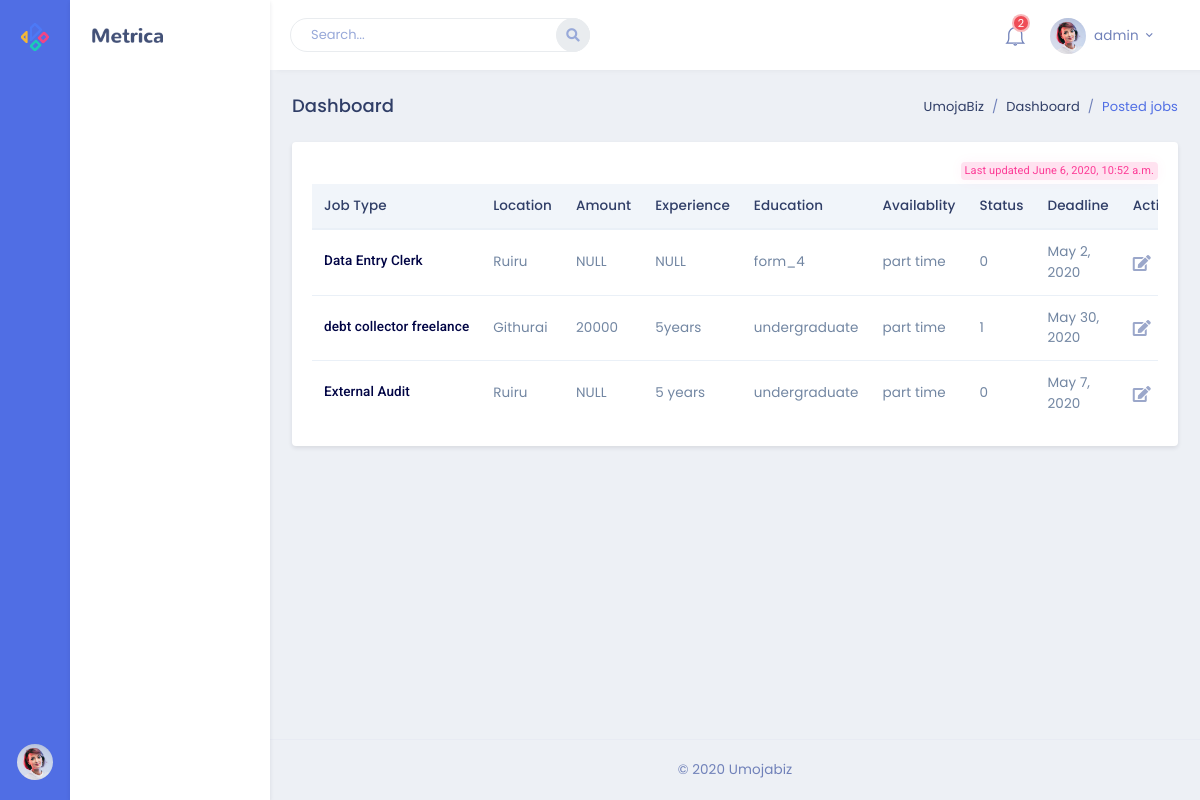
Screenshot of /jobs/posted/ (signed in) with the database file from the repository.
### core/models.py (models this page shows, shortened)
class AvailableJob(models.Model):
  user_id = models.IntegerField()
  job_id = models.IntegerField()
  title = models.TextField()
  description = models.TextField()
  salary = models.CharField(max_length=50, null=True, blank=True)
  experience = models.CharField(max_length=10,null=True, blank=True)
  status = models.IntegerField()
  location = models.CharField(max_length=100)
  education = models.CharField(max_length=100)
  availability = models.CharField(max_length=100)
  deadline = models.DateField()
  created_at = models.DateTimeField(auto_now_add=True)
  updated_at = models.DateTimeField(auto_now=True)

### jobs/views.py (the view)
# urls.py: path('posted/', posted_job_view, name='job-posted'),
@login_required(login_url='core:login')
def posted_job_view(request):
  posted_jobs = AvailableJob.objects.all()
  context = {
    'object_list': posted_jobs,
    'posted': 'Posted jobs',
    'updated_at': datetime.now()
  }
  return render(request, 'jobs/posted-jobs.html', context)

### templates/jobs/posted-jobs.html (shortened to what this page needs)
{% extends '../base.html' %}
{% load static %}
{% block content %}
{% include 'breadcrumps.html' with current=posted %}
<div class="row">
  <div class="col-lg-12">
    <div class="card">
      <div class="card-body">
        <p class="badge badge-soft-pink font-11 p-1 mb-1 float-lg-right float-md-none">Last updated {{updated_at}}</p>
        <div class="table-responsive browser_users">
          <table class="table mb-0">
            <thead class="thead-light">
              <tr>
                <th class="border-top-0">Job Type</th>
                <th class="border-top-0">Location</th>
                <th class="border-top-0">Amount</th>
                <th class="border-top-0">Experience</th>
                <th class="border-top-0">Education</th>
                <th class="border-top-0">Availablity </th>
                <th class="border-top-0">Status</th>
                <th class="border-top-0">Deadline</th>
                <th class="border-top-0">Action</th>
              </tr>
            </thead>
            <tbody>
              {% for job_post in object_list %}
              <tr>
                <td>
                  <div class="media">
                    <div class="media-body align-self-center text-truncate">
                      <h6 class="mt-0 mb-1 text-dark">{{job_post.title}}</h6>
                    </div>
                  </div>
                </td>
                <td>{{job_post.location}}</td>
                <td>{{job_post.salary}}</td>
                <td>{{job_post.experience}}</td>
                <td>{{job_post.education}}</td>
                <td>{{job_post.availability}}</td>
                <td>{{job_post.status}}</td>
                <td>{{job_post.deadline}}</td>
                <td>
                  <a href="" class="mr-2"><i class="fas fa-edit text-info font-16"></i></a> <a href=""></a>
                </td>
              </tr>
              {% endfor %}
            </tbody>
          </table>
        </div>
      </div>
    </div>
  </div>
</div>
{% endblock %}

### templates/navbar.html (shortened to what this page needs)
{% load static %}
<div class="topbar">
  <nav class="navbar-custom">
    <ul class="list-unstyled topbar-nav float-right mb-0">
      <li class="dropdown notification-list"><a class="nav-link dropdown-toggle arrow-none waves-light waves-effect" data-toggle="dropdown" href="#" role="button" aria-haspopup="false" aria-expanded="false"><i class="ti-bell noti-icon"></i> <span class="badge badge-danger badge-pill noti-icon-badge">2</span></a>
      </li>
      <li class="dropdown">
        <a class="nav-link dropdown-toggle waves-effect waves-light nav-user" data-toggle="dropdown" href="#" role="button" aria-haspopup="false" aria-expanded="false"><img src="{% static 'images/users/user-4.jpg' %}" alt="profile-user" class="rounded-circle"> <span class="ml-1 nav-user-name hidden-sm">{{request.user}} <i class="mdi mdi-chevron-down"></i></span>
        </a>
      </li>
    </ul>
    <ul class="list-unstyled topbar-nav mb-0">
      <li class="hide-phone app-search">
        <form role="search" class="">
          <input type="text" placeholder="Search..." class="form-control">
          <a href="#"><i class="fas fa-search"></i>
          </a>
        </form>
      </li>
    </ul>
  </nav>
</div>

### rows the page displays
AvailableJob: title "Data Entry Clerk", location "Ruiru", salary "NULL", experience "NULL", education "form_4", availability "part time", status "0", deadline "May 2, 2020"
AvailableJob: title "debt collector freelance", location "Githurai", salary "20000", experience "5years", education "undergraduate", availability "part time", status "1", deadline "May 30, 2020"
AvailableJob: title "External Audit", location "Ruiru", salary "NULL", experience "5 years", education "undergraduate", availability "part time", status "0", deadline "May 7, 2020"

### other values shown
{{ request.user }} "admin"
{{ current }} "Posted jobs"
